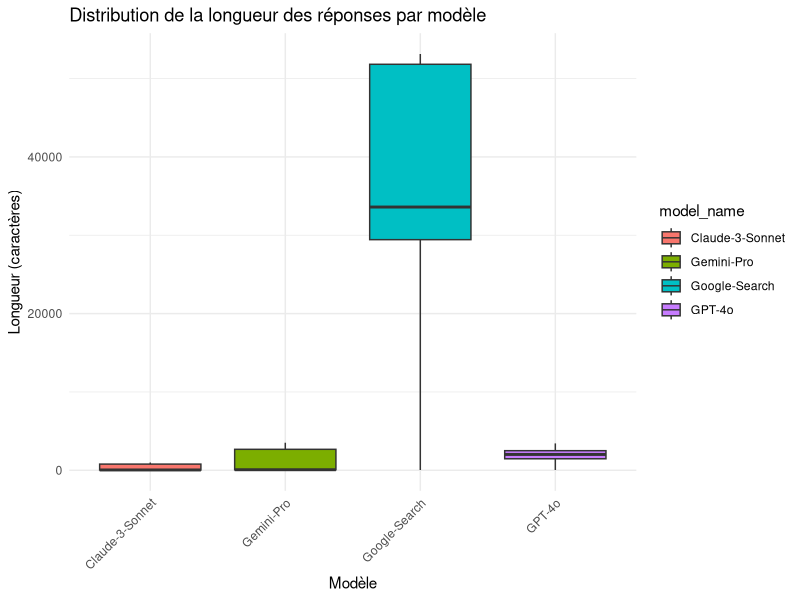
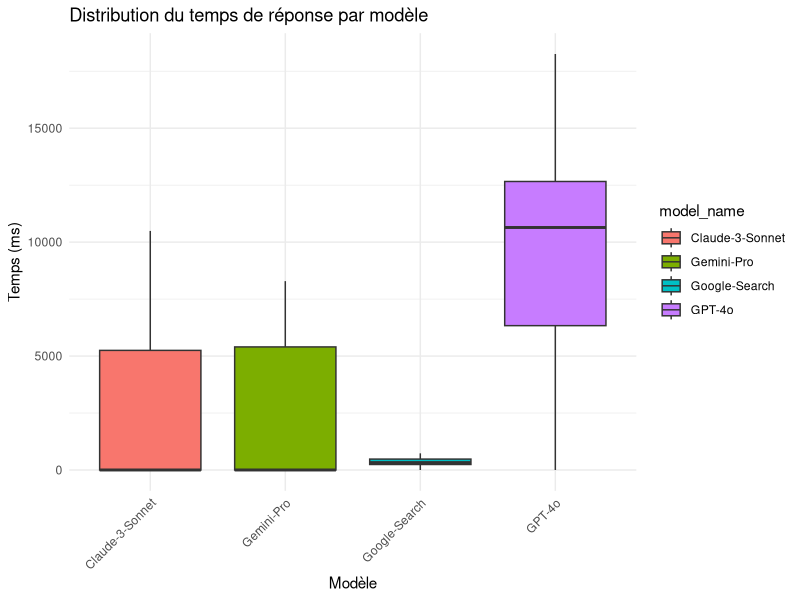
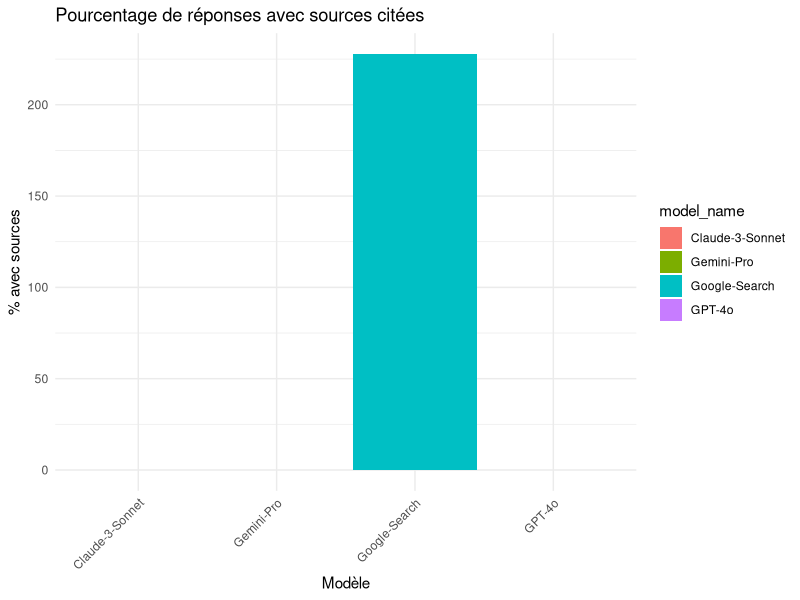
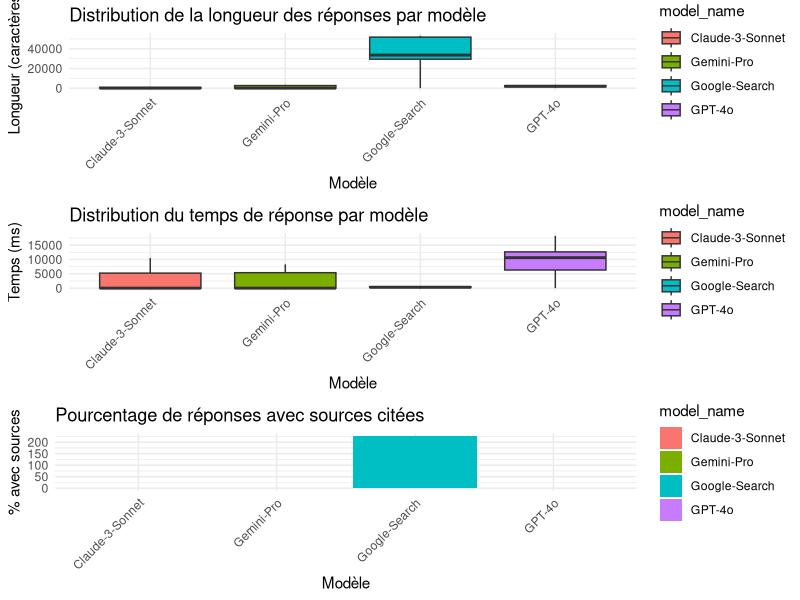

Generate these figures, in order, with R:

# Script R d'analyse des données d'expérience
# Généré automatiquement le 2025-07-28 13:46:06

library(readr)
library(dplyr)
library(ggplot2)
library(tidyr)

# Chargement des données
main_data <- read_csv("analysis_exports/experiment_data_20250728_134606.csv")
aggregated_data <- read_csv("analysis_exports/aggregated_data_20250728_134606.csv")
temporal_data <- read_csv("analysis_exports/temporal_analysis_20250728_134606.csv")
sources_data <- read_csv("analysis_exports/sources_detail_20250728_134606.csv")

# Aperçu des données
cat("=== APERCU DES DONNEES ===\n")
cat("Nombre total d'enregistrements:", nrow(main_data), "\n")
cat("Modèles testés:", paste(unique(main_data$model_name), collapse=", "), "\n")
cat("Requêtes testées:", paste(unique(main_data$query_id), collapse=", "), "\n")
cat("Période:", min(main_data$timestamp), "à", max(main_data$timestamp), "\n\n")

print(summary(main_data))

# Graphique 1: Longueur des réponses par modèle
p1 <- ggplot(main_data, aes(x=model_name, y=response_length, fill=model_name)) +
  geom_boxplot() +
  theme_minimal() +
  labs(title="Distribution de la longueur des réponses par modèle",
       x="Modèle", y="Longueur (caractères)") +
  theme(axis.text.x = element_text(angle=45, hjust=1))

print(p1)

# Graphique 2: Temps de réponse par modèle
p2 <- ggplot(main_data, aes(x=model_name, y=response_time_ms, fill=model_name)) +
  geom_boxplot() +
  theme_minimal() +
  labs(title="Distribution du temps de réponse par modèle",
       x="Modèle", y="Temps (ms)") +
  theme(axis.text.x = element_text(angle=45, hjust=1))

print(p2)

# Graphique 3: Pourcentage de réponses avec sources
p3 <- ggplot(aggregated_data, aes(x=model_name, y=sources_percentage, fill=model_name)) +
  geom_col() +
  theme_minimal() +
  labs(title="Pourcentage de réponses avec sources citées",
       x="Modèle", y="% avec sources") +
  theme(axis.text.x = element_text(angle=45, hjust=1))

print(p3)

# Analyse par type de requête
cat("\n=== ANALYSE PAR TYPE DE REQUETE ===\n")
query_analysis <- main_data %>%
  group_by(query_category, model_name) %>%
  summarise(
    nb_reponses = n(),
    longueur_moyenne = mean(response_length, na.rm=TRUE),
    temps_moyen = mean(response_time_ms, na.rm=TRUE),
    sources_moyennes = mean(sources_count, na.rm=TRUE),
    .groups = 'drop'
  )

print(query_analysis)

# Sauvegarder les graphiques
ggsave("analysis_plots_20250728_134606.png", 
       gridExtra::grid.arrange(p1, p2, p3, ncol=1), 
       width=12, height=15, dpi=300)

cat("\n✅ Analyse terminée. Graphiques sauvegardés dans analysis_plots_20250728_134606.png\n")
